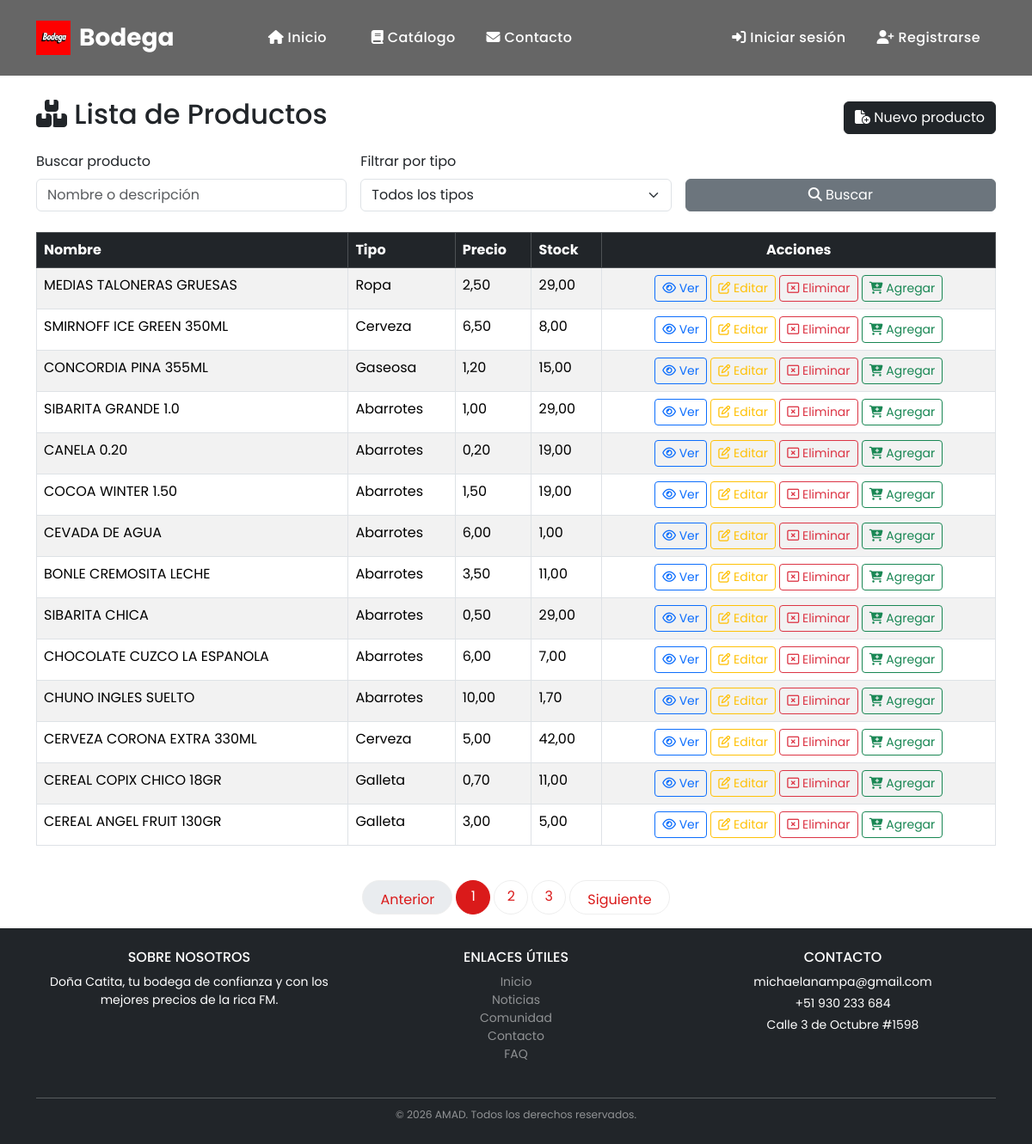
/productos/, run on the app's committed database.
### productos/models.py (models this page shows, shortened)
class Producto(models.Model):
    nombre = models.CharField(max_length=200)
    precio = models.DecimalField(max_digits=10, decimal_places=2)
    costo = models.DecimalField(max_digits=10, decimal_places=2, default=0.00)
    stock = models.DecimalField(max_digits=10, decimal_places=2, default=0.00)
    tipoProducto = models.CharField(max_length=100)
    unidadMedida = models.CharField(max_length=50, blank=True)
    fechaVencimiento = models.DateField(blank=True, null=True)
    detalle = models.TextField(blank=True)
    imagen = models.CharField(max_length=255, blank=True)
    created_at = models.DateTimeField(auto_now_add=True)
    updated_at = models.DateTimeField(auto_now=True)

### productos/views.py (the view)
# urls.py: path('', views.lista_productos, name='lista_productos'),
def lista_productos(request):
	query = request.GET.get('q', '').strip()
	tipo = request.GET.get('tipo', '').strip()
	productos = Producto.objects.all().order_by('-created_at')
	if query:
		productos = productos.filter(
			Q(nombre__icontains=query) | Q(detalle__icontains=query)
		)
	if tipo:
		productos = productos.filter(tipoProducto__iexact=tipo)
	tipos_disponibles = Producto.objects.values_list('tipoProducto', flat=True).distinct().order_by('tipoProducto')
	paginator = Paginator(productos, 14)  # Mostrar 14 productos por página
	page_number = request.GET.get('page')
	page_obj = paginator.get_page(page_number)
	return render(request, 'productos/lista_productos.html', {
		'page_obj': page_obj,
		'query': query,
		'tipo': tipo,
		'tipos_disponibles': tipos_disponibles,
	})

### productos/templates/productos/lista_productos.html (shortened to what this page needs)
{% extends 'base.html' %}
{% block content %}
<div class="container">
  <br>
  <div class="d-flex justify-content-between align-items-center mb-3">
    <h2><i class="fa-solid fa-boxes-stacked"></i> Lista de Productos</h2>
    <a class="btn btn-dark" href="{% url 'registros_productos' %}"><i class="fa-solid fa-file-circle-plus"></i> Nuevo producto</a>
  </div>
  <div class="mb-4">
    <form method="get">
      <div class="row g-3 align-items-end">
        <div class="col-md-4">
          <label class="form-label">Buscar producto</label>
          <input type="text" name="q" class="form-control" value="{{ query }}" placeholder="Nombre o descripción">
        </div>
        <div class="col-md-4">
          <label class="form-label">Filtrar por tipo</label>
          <select name="tipo" class="form-select">
            <option value="">Todos los tipos</option>
          </select>
        </div>
        <div class="col-md-4 d-grid">
          <button class="btn btn-secondary"><i class="fa-solid fa-magnifying-glass"></i> Buscar</button>
        </div>
      </div>
    </form>
  </div>
  <div class="table-responsive">
    <table class="table table-striped table-hover table-bordered">
      <thead>
        <tr class="table-dark">
          <th>Nombre</th>
          <th>Tipo</th>
          <th>Precio</th>
          <th>Stock</th>
          <th class="text-center">Acciones</th>
        </tr>
      </thead>
      <tbody>
        {% for p in page_obj.object_list %}
        <tr>
          <td>{{ p.nombre }}</td>
          <td>{{ p.tipoProducto }}</td>
          <td>{{ p.precio }}</td>
          <td>{{ p.stock }}</td>
          <td class="text-center">
            <a class="btn btn-sm btn-outline-primary" href="{% url 'detalle_producto' p.pk %}"><i class="fa-regular fa-eye"></i> Ver</a>
            <a class="btn btn-sm btn-outline-warning" href="{% url 'editar_producto' p.pk %}"><i class="fa-regular fa-pen-to-square"></i> Editar</a>
            <a class="btn btn-sm btn-outline-danger" href="{% url 'eliminar_producto' p.pk %}"><i class="fa-regular fa-rectangle-xmark"></i> Eliminar</a>
            <form method="post" action="{% url 'agregar_carrito' p.pk %}" class="d-inline">
              <button type="submit" class="btn btn-sm btn-outline-success"><i class="fa-solid fa-cart-plus"></i> Agregar</button>
            </form>
          </td>
        </tr>
        {% empty %}
        <tr><td colspan="5">No hay productos registrados.</td></tr>
        {% endfor %}
      </tbody>
    </table>
  </div>
</div>
{% if page_obj.paginator.num_pages > 1 %}
<nav aria-label="Paginación" class="mt-4">
  <ul class="pagination justify-content-center">
    {% if page_obj.has_previous %}
      <li class="page-item">
        <a class="page-link" href="?q={{ query }}&tipo={{ tipo }}&page={{ page_obj.previous_page_number }}">Anterior</a>
      </li>
    {% else %}
      <li class="page-item disabled"><span class="page-link">Anterior</span></li>
    {% endif %}
    {% for num in page_obj.paginator.page_range %}
      {% if num == page_obj.number %}
        <li class="page-item active"><span class="page-link">{{ num }}</span></li>
      {% elif num >= page_obj.number|add:'-2' and num <= page_obj.number|add:'2' %}
        <li class="page-item"><a class="page-link" href="?q={{ query }}&tipo={{ tipo }}&page={{ num }}">{{ num }}</a></li>
      {% endif %}
    {% endfor %}
    {% if page_obj.has_next %}
      <li class="page-item">
        <a class="page-link" href="?q={{ query }}&tipo={{ tipo }}&page={{ page_obj.next_page_number }}">Siguiente</a>
      </li>
    {% else %}
      <li class="page-item disabled"><span class="page-link">Siguiente</span></li>
    {% endif %}
  </ul>
</nav>
{% endif %}
{% endblock %}

### static/css/style.css (style rules this page uses)
body { font-family:'Poppins',sans-serif; }

### static/css/catalogo.css (style rules this page uses)
body { font-family:'Poppins', sans-serif; }
.pagination .page-link { color:#da1a1a; border-radius:50%; margin:0 5px; width:40px; height:40px; text-align:center; border:1px solid #eee; }
.pagination .active .page-link { background:#da1a1a; border-color:#da1a1a; color:white; }
.pagination .page-item:first-child .page-link, .pagination .page-item:last-child .page-link { width:auto; padding:10px 20px; border-radius:25px; }

### data on the page
Producto: nombre "MEDIAS TALONERAS GRUESAS", tipoProducto "Ropa", precio "2,50", stock "29,00"
Producto: nombre "SMIRNOFF ICE GREEN 350ML", tipoProducto "Cerveza", precio "6,50", stock "8,00"
Producto: nombre "CONCORDIA PINA 355ML", tipoProducto "Gaseosa", precio "1,20", stock "15,00"
Producto: nombre "SIBARITA GRANDE 1.0", tipoProducto "Abarrotes", precio "1,00", stock "29,00"
Producto: nombre "CANELA 0.20", tipoProducto "Abarrotes", precio "0,20", stock "19,00"
Producto: nombre "COCOA WINTER 1.50", tipoProducto "Abarrotes", precio "1,50", stock "19,00"
Producto: nombre "CEVADA DE AGUA", tipoProducto "Abarrotes", precio "6,00", stock "1,00"
Producto: nombre "BONLE CREMOSITA LECHE", tipoProducto "Abarrotes", precio "3,50", stock "11,00"
Producto: nombre "SIBARITA CHICA", tipoProducto "Abarrotes", precio "0,50", stock "29,00"
Producto: nombre "CHOCOLATE CUZCO LA ESPANOLA", tipoProducto "Abarrotes", precio "6,00", stock "7,00"
Producto: nombre "CHUNO INGLES SUELTO", tipoProducto "Abarrotes", precio "10,00", stock "1,70"
Producto: nombre "CERVEZA CORONA EXTRA 330ML", tipoProducto "Cerveza", precio "5,00", stock "42,00"
Producto: nombre "CEREAL COPIX CHICO 18GR", tipoProducto "Galleta", precio "0,70", stock "11,00"
Producto: nombre "CEREAL ANGEL FRUIT 130GR", tipoProducto "Galleta", precio "3,00", stock "5,00"

### other printed values
{{ num }} "1"
{{ num }} "2" "3"
